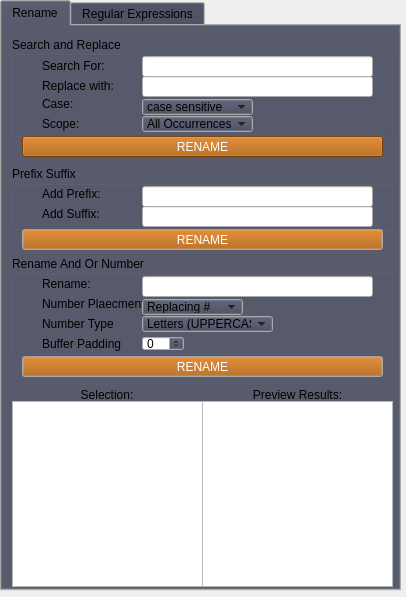
<ui version="4.0" >
 <class>MainWindow</class>
 <widget class="QMainWindow" name="MainWindow" >
  <property name="geometry" >
   <rect>
    <x>0</x>
    <y>0</y>
    <width>406</width>
    <height>597</height>
   </rect>
  </property>
  <property name="windowTitle" >
   <string>MainWindow</string>
  </property>
  <widget class="QWidget" name="centralwidget" >
   <widget class="QTabWidget" name="renameMode_tabWidget" >
    <property name="geometry" >
     <rect>
      <x>0</x>
      <y>0</y>
      <width>401</width>
      <height>591</height>
     </rect>
    </property>
    <property name="palette" >
     <palette>
      <active>
       <colorrole role="Button" >
        <brush brushstyle="SolidPattern" >
         <color alpha="255" >
          <red>65</red>
          <green>69</green>
          <blue>88</blue>
         </color>
        </brush>
       </colorrole>
      </active>
      <inactive>
       <colorrole role="Button" >
        <brush brushstyle="SolidPattern" >
         <color alpha="255" >
          <red>65</red>
          <green>69</green>
          <blue>88</blue>
         </color>
        </brush>
       </colorrole>
      </inactive>
      <disabled>
       <colorrole role="Button" >
        <brush brushstyle="SolidPattern" >
         <color alpha="255" >
          <red>65</red>
          <green>69</green>
          <blue>88</blue>
         </color>
        </brush>
       </colorrole>
      </disabled>
     </palette>
    </property>
    <property name="font" >
     <font>
      <stylestrategy>PreferDefault</stylestrategy>
     </font>
    </property>
    <property name="autoFillBackground" >
     <bool>false</bool>
    </property>
    <property name="currentIndex" >
     <number>0</number>
    </property>
    <widget class="QWidget" name="tab_2" >
     <attribute name="title" >
      <string>Rename</string>
     </attribute>
     <widget class="QPushButton" name="nameAndNumber_renameButton" >
      <property name="geometry" >
       <rect>
        <x>20</x>
        <y>330</y>
        <width>361</width>
        <height>21</height>
       </rect>
      </property>
      <property name="palette" >
       <palette>
        <active>
         <colorrole role="Button" >
          <brush brushstyle="SolidPattern" >
           <color alpha="255" >
            <red>170</red>
            <green>85</green>
            <blue>0</blue>
           </color>
          </brush>
         </colorrole>
         <colorrole role="ButtonText" >
          <brush brushstyle="SolidPattern" >
           <color alpha="255" >
            <red>255</red>
            <green>255</green>
            <blue>255</blue>
           </color>
          </brush>
         </colorrole>
        </active>
        <inactive>
         <colorrole role="Button" >
          <brush brushstyle="SolidPattern" >
           <color alpha="255" >
            <red>170</red>
            <green>85</green>
            <blue>0</blue>
           </color>
          </brush>
         </colorrole>
         <colorrole role="ButtonText" >
          <brush brushstyle="SolidPattern" >
           <color alpha="255" >
            <red>255</red>
            <green>255</green>
            <blue>255</blue>
           </color>
          </brush>
         </colorrole>
        </inactive>
        <disabled>
         <colorrole role="Button" >
          <brush brushstyle="SolidPattern" >
           <color alpha="255" >
            <red>170</red>
            <green>85</green>
            <blue>0</blue>
           </color>
          </brush>
         </colorrole>
         <colorrole role="ButtonText" >
          <brush brushstyle="SolidPattern" >
           <color alpha="255" >
            <red>189</red>
            <green>189</green>
            <blue>189</blue>
           </color>
          </brush>
         </colorrole>
        </disabled>
       </palette>
      </property>
      <property name="text" >
       <string>RENAME</string>
      </property>
     </widget>
     <widget class="QGroupBox" name="groupBox_4" >
      <property name="geometry" >
       <rect>
        <x>10</x>
        <y>360</y>
        <width>191</width>
        <height>201</height>
       </rect>
      </property>
      <property name="title" >
       <string>Selection:</string>
      </property>
      <property name="alignment" >
       <set>Qt::AlignCenter</set>
      </property>
      <widget class="QListWidget" name="nameAndNumber_selection_listWidget" >
       <property name="geometry" >
        <rect>
         <x>0</x>
         <y>15</y>
         <width>191</width>
         <height>186</height>
        </rect>
       </property>
       <property name="editTriggers" >
        <set>QAbstractItemView::NoEditTriggers</set>
       </property>
       <property name="selectionMode" >
        <enum>QAbstractItemView::NoSelection</enum>
       </property>
       <property name="selectionRectVisible" >
        <bool>false</bool>
       </property>
      </widget>
     </widget>
     <widget class="QGroupBox" name="groupBox_3" >
      <property name="geometry" >
       <rect>
        <x>200</x>
        <y>360</y>
        <width>191</width>
        <height>201</height>
       </rect>
      </property>
      <property name="title" >
       <string>Preview Results:</string>
      </property>
      <property name="alignment" >
       <set>Qt::AlignCenter</set>
      </property>
      <widget class="QListWidget" name="nameAndNumber_previewResults_listWidget" >
       <property name="geometry" >
        <rect>
         <x>0</x>
         <y>15</y>
         <width>191</width>
         <height>186</height>
        </rect>
       </property>
       <property name="selectionMode" >
        <enum>QAbstractItemView::NoSelection</enum>
       </property>
      </widget>
     </widget>
     <widget class="QGroupBox" name="searchAndReplace_groupBox" >
      <property name="geometry" >
       <rect>
        <x>10</x>
        <y>10</y>
        <width>381</width>
        <height>101</height>
       </rect>
      </property>
      <property name="title" >
       <string>Search and Replace</string>
      </property>
      <property name="alignment" >
       <set>Qt::AlignLeading|Qt::AlignLeft|Qt::AlignVCenter</set>
      </property>
      <property name="flat" >
       <bool>false</bool>
      </property>
      <property name="checkable" >
       <bool>false</bool>
      </property>
      <widget class="QLabel" name="label_11" >
       <property name="geometry" >
        <rect>
         <x>30</x>
         <y>80</y>
         <width>41</width>
         <height>16</height>
        </rect>
       </property>
       <property name="text" >
        <string>Scope:</string>
       </property>
      </widget>
      <widget class="QLabel" name="label_3" >
       <property name="geometry" >
        <rect>
         <x>30</x>
         <y>40</y>
         <width>101</width>
         <height>20</height>
        </rect>
       </property>
       <property name="text" >
        <string>Replace with:</string>
       </property>
      </widget>
      <widget class="QLabel" name="label" >
       <property name="geometry" >
        <rect>
         <x>30</x>
         <y>60</y>
         <width>46</width>
         <height>15</height>
        </rect>
       </property>
       <property name="text" >
        <string>Case:</string>
       </property>
      </widget>
      <widget class="QLabel" name="label_2" >
       <property name="geometry" >
        <rect>
         <x>30</x>
         <y>20</y>
         <width>101</width>
         <height>20</height>
        </rect>
       </property>
       <property name="text" >
        <string>Search For:</string>
       </property>
      </widget>
      <widget class="QComboBox" name="searchScope_comboBox" >
       <property name="geometry" >
        <rect>
         <x>130</x>
         <y>80</y>
         <width>111</width>
         <height>16</height>
        </rect>
       </property>
       <item>
        <property name="text" >
         <string>All Occurrences</string>
        </property>
       </item>
       <item>
        <property name="text" >
         <string>ONLY Occurrence</string>
        </property>
       </item>
       <item>
        <property name="text" >
         <string>First Occurrence</string>
        </property>
       </item>
       <item>
        <property name="text" >
         <string>Last Occurrence</string>
        </property>
       </item>
       <item>
        <property name="text" >
         <string>Starts with Occurrence</string>
        </property>
       </item>
       <item>
        <property name="text" >
         <string>Ends with Occurrence</string>
        </property>
       </item>
      </widget>
      <widget class="QComboBox" name="searchMode_comboBox" >
       <property name="geometry" >
        <rect>
         <x>130</x>
         <y>63</y>
         <width>111</width>
         <height>16</height>
        </rect>
       </property>
       <item>
        <property name="text" >
         <string>case sensitive</string>
        </property>
       </item>
       <item>
        <property name="text" >
         <string>ignore case</string>
        </property>
       </item>
      </widget>
      <widget class="QLineEdit" name="searchAndReplace_replace_lineEdit" >
       <property name="geometry" >
        <rect>
         <x>130</x>
         <y>40</y>
         <width>231</width>
         <height>21</height>
        </rect>
       </property>
      </widget>
      <widget class="QLineEdit" name="searchAndReplace_search_lineEdit" >
       <property name="geometry" >
        <rect>
         <x>130</x>
         <y>20</y>
         <width>231</width>
         <height>21</height>
        </rect>
       </property>
      </widget>
     </widget>
     <widget class="QGroupBox" name="prefixSuffix_groupBox" >
      <property name="geometry" >
       <rect>
        <x>10</x>
        <y>140</y>
        <width>381</width>
        <height>64</height>
       </rect>
      </property>
      <property name="title" >
       <string>Prefix Suffix</string>
      </property>
      <property name="checkable" >
       <bool>false</bool>
      </property>
      <widget class="QLabel" name="label_8" >
       <property name="geometry" >
        <rect>
         <x>30</x>
         <y>20</y>
         <width>61</width>
         <height>16</height>
        </rect>
       </property>
       <property name="text" >
        <string>Add Prefix:</string>
       </property>
      </widget>
      <widget class="QLabel" name="label_7" >
       <property name="geometry" >
        <rect>
         <x>30</x>
         <y>40</y>
         <width>61</width>
         <height>16</height>
        </rect>
       </property>
       <property name="text" >
        <string>Add Suffix:</string>
       </property>
      </widget>
      <widget class="QLineEdit" name="prefix_lineEdit" >
       <property name="geometry" >
        <rect>
         <x>130</x>
         <y>20</y>
         <width>231</width>
         <height>21</height>
        </rect>
       </property>
      </widget>
      <widget class="QLineEdit" name="suffix_lineEdit" >
       <property name="geometry" >
        <rect>
         <x>130</x>
         <y>40</y>
         <width>231</width>
         <height>21</height>
        </rect>
       </property>
      </widget>
      <zorder>label_8</zorder>
      <zorder>label_7</zorder>
      <zorder>suffix_lineEdit</zorder>
      <zorder>prefix_lineEdit</zorder>
     </widget>
     <widget class="QGroupBox" name="groupBox" >
      <property name="geometry" >
       <rect>
        <x>10</x>
        <y>230</y>
        <width>381</width>
        <height>101</height>
       </rect>
      </property>
      <property name="title" >
       <string>Rename And Or Number</string>
      </property>
      <property name="checkable" >
       <bool>false</bool>
      </property>
      <widget class="QLabel" name="label_4" >
       <property name="geometry" >
        <rect>
         <x>30</x>
         <y>20</y>
         <width>121</width>
         <height>16</height>
        </rect>
       </property>
       <property name="text" >
        <string>Rename:</string>
       </property>
      </widget>
      <widget class="QLineEdit" name="nameAndNumber_lineEdit" >
       <property name="geometry" >
        <rect>
         <x>130</x>
         <y>20</y>
         <width>231</width>
         <height>21</height>
        </rect>
       </property>
      </widget>
      <widget class="QLabel" name="label_5" >
       <property name="geometry" >
        <rect>
         <x>30</x>
         <y>60</y>
         <width>71</width>
         <height>16</height>
        </rect>
       </property>
       <property name="text" >
        <string>Number Type:</string>
       </property>
      </widget>
      <widget class="QComboBox" name="numberWith_comboBox" >
       <property name="geometry" >
        <rect>
         <x>130</x>
         <y>60</y>
         <width>131</width>
         <height>16</height>
        </rect>
       </property>
       <item>
        <property name="text" >
         <string>Letters (UPPERCASE)</string>
        </property>
       </item>
       <item>
        <property name="text" >
         <string>Numbers (start at 1)</string>
        </property>
       </item>
       <item>
        <property name="text" >
         <string>Numbers (start at 0)</string>
        </property>
       </item>
       <item>
        <property name="text" >
         <string>Letters (lowercase)</string>
        </property>
       </item>
      </widget>
      <widget class="QLabel" name="label_6" >
       <property name="geometry" >
        <rect>
         <x>30</x>
         <y>40</y>
         <width>101</width>
         <height>16</height>
        </rect>
       </property>
       <property name="text" >
        <string>Number Plaecment:</string>
       </property>
      </widget>
      <widget class="QComboBox" name="numberBy_comboBox" >
       <property name="geometry" >
        <rect>
         <x>130</x>
         <y>43</y>
         <width>101</width>
         <height>16</height>
        </rect>
       </property>
       <property name="frame" >
        <bool>true</bool>
       </property>
       <item>
        <property name="text" >
         <string>Replacing #</string>
        </property>
       </item>
       <item>
        <property name="text" >
         <string>Ending</string>
        </property>
       </item>
       <item>
        <property name="text" >
         <string>Beginning</string>
        </property>
       </item>
      </widget>
      <widget class="QLabel" name="label_14" >
       <property name="geometry" >
        <rect>
         <x>30</x>
         <y>80</y>
         <width>81</width>
         <height>16</height>
        </rect>
       </property>
       <property name="text" >
        <string>Buffer Padding</string>
       </property>
      </widget>
      <widget class="QSpinBox" name="buffer_spinBox" >
       <property name="geometry" >
        <rect>
         <x>130</x>
         <y>80</y>
         <width>42</width>
         <height>15</height>
        </rect>
       </property>
      </widget>
      <zorder>label_4</zorder>
      <zorder>label_5</zorder>
      <zorder>numberWith_comboBox</zorder>
      <zorder>label_6</zorder>
      <zorder>numberBy_comboBox</zorder>
      <zorder>label_14</zorder>
      <zorder>buffer_spinBox</zorder>
      <zorder>nameAndNumber_lineEdit</zorder>
     </widget>
     <widget class="QPushButton" name="prefixSuffix_renameButton" >
      <property name="geometry" >
       <rect>
        <x>20</x>
        <y>203</y>
        <width>361</width>
        <height>21</height>
       </rect>
      </property>
      <property name="palette" >
       <palette>
        <active>
         <colorrole role="WindowText" >
          <brush brushstyle="SolidPattern" >
           <color alpha="255" >
            <red>0</red>
            <green>0</green>
            <blue>0</blue>
           </color>
          </brush>
         </colorrole>
         <colorrole role="Button" >
          <brush brushstyle="SolidPattern" >
           <color alpha="255" >
            <red>170</red>
            <green>85</green>
            <blue>0</blue>
           </color>
          </brush>
         </colorrole>
         <colorrole role="ButtonText" >
          <brush brushstyle="SolidPattern" >
           <color alpha="255" >
            <red>255</red>
            <green>255</green>
            <blue>255</blue>
           </color>
          </brush>
         </colorrole>
        </active>
        <inactive>
         <colorrole role="WindowText" >
          <brush brushstyle="SolidPattern" >
           <color alpha="255" >
            <red>0</red>
            <green>0</green>
            <blue>0</blue>
           </color>
          </brush>
         </colorrole>
         <colorrole role="Button" >
          <brush brushstyle="SolidPattern" >
           <color alpha="255" >
            <red>170</red>
            <green>85</green>
            <blue>0</blue>
           </color>
          </brush>
         </colorrole>
         <colorrole role="ButtonText" >
          <brush brushstyle="SolidPattern" >
           <color alpha="255" >
            <red>255</red>
            <green>255</green>
            <blue>255</blue>
           </color>
          </brush>
         </colorrole>
        </inactive>
        <disabled>
         <colorrole role="WindowText" >
          <brush brushstyle="SolidPattern" >
           <color alpha="255" >
            <red>140</red>
            <green>139</green>
            <blue>144</blue>
           </color>
          </brush>
         </colorrole>
         <colorrole role="Button" >
          <brush brushstyle="SolidPattern" >
           <color alpha="255" >
            <red>170</red>
            <green>85</green>
            <blue>0</blue>
           </color>
          </brush>
         </colorrole>
         <colorrole role="ButtonText" >
          <brush brushstyle="SolidPattern" >
           <color alpha="255" >
            <red>189</red>
            <green>189</green>
            <blue>189</blue>
           </color>
          </brush>
         </colorrole>
        </disabled>
       </palette>
      </property>
      <property name="text" >
       <string>RENAME</string>
      </property>
     </widget>
     <widget class="QPushButton" name="searchAndReplace_renameButton" >
      <property name="geometry" >
       <rect>
        <x>20</x>
        <y>110</y>
        <width>361</width>
        <height>21</height>
       </rect>
      </property>
      <property name="palette" >
       <palette>
        <active>
         <colorrole role="WindowText" >
          <brush brushstyle="SolidPattern" >
           <color alpha="255" >
            <red>0</red>
            <green>0</green>
            <blue>0</blue>
           </color>
          </brush>
         </colorrole>
         <colorrole role="Button" >
          <brush brushstyle="SolidPattern" >
           <color alpha="255" >
            <red>170</red>
            <green>85</green>
            <blue>0</blue>
           </color>
          </brush>
         </colorrole>
         <colorrole role="Light" >
          <brush brushstyle="SolidPattern" >
           <color alpha="255" >
            <red>255</red>
            <green>128</green>
            <blue>0</blue>
           </color>
          </brush>
         </colorrole>
         <colorrole role="Midlight" >
          <brush brushstyle="SolidPattern" >
           <color alpha="255" >
            <red>212</red>
            <green>106</green>
            <blue>0</blue>
           </color>
          </brush>
         </colorrole>
         <colorrole role="Dark" >
          <brush brushstyle="SolidPattern" >
           <color alpha="255" >
            <red>85</red>
            <green>42</green>
            <blue>0</blue>
           </color>
          </brush>
         </colorrole>
         <colorrole role="Mid" >
          <brush brushstyle="SolidPattern" >
           <color alpha="255" >
            <red>113</red>
            <green>56</green>
            <blue>0</blue>
           </color>
          </brush>
         </colorrole>
         <colorrole role="Text" >
          <brush brushstyle="SolidPattern" >
           <color alpha="255" >
            <red>255</red>
            <green>255</green>
            <blue>255</blue>
           </color>
          </brush>
         </colorrole>
         <colorrole role="BrightText" >
          <brush brushstyle="SolidPattern" >
           <color alpha="255" >
            <red>255</red>
            <green>255</green>
            <blue>255</blue>
           </color>
          </brush>
         </colorrole>
         <colorrole role="ButtonText" >
          <brush brushstyle="SolidPattern" >
           <color alpha="255" >
            <red>255</red>
            <green>255</green>
            <blue>255</blue>
           </color>
          </brush>
         </colorrole>
         <colorrole role="Base" >
          <brush brushstyle="SolidPattern" >
           <color alpha="255" >
            <red>255</red>
            <green>255</green>
            <blue>255</blue>
           </color>
          </brush>
         </colorrole>
         <colorrole role="Window" >
          <brush brushstyle="SolidPattern" >
           <color alpha="255" >
            <red>170</red>
            <green>85</green>
            <blue>0</blue>
           </color>
          </brush>
         </colorrole>
         <colorrole role="Shadow" >
          <brush brushstyle="SolidPattern" >
           <color alpha="255" >
            <red>0</red>
            <green>0</green>
            <blue>0</blue>
           </color>
          </brush>
         </colorrole>
         <colorrole role="AlternateBase" >
          <brush brushstyle="SolidPattern" >
           <color alpha="255" >
            <red>212</red>
            <green>170</green>
            <blue>127</blue>
           </color>
          </brush>
         </colorrole>
         <colorrole role="ToolTipBase" >
          <brush brushstyle="SolidPattern" >
           <color alpha="255" >
            <red>255</red>
            <green>255</green>
            <blue>220</blue>
           </color>
          </brush>
         </colorrole>
         <colorrole role="ToolTipText" >
          <brush brushstyle="SolidPattern" >
           <color alpha="255" >
            <red>0</red>
            <green>0</green>
            <blue>0</blue>
           </color>
          </brush>
         </colorrole>
        </active>
        <inactive>
         <colorrole role="WindowText" >
          <brush brushstyle="SolidPattern" >
           <color alpha="255" >
            <red>0</red>
            <green>0</green>
            <blue>0</blue>
           </color>
          </brush>
         </colorrole>
         <colorrole role="Button" >
          <brush brushstyle="SolidPattern" >
           <color alpha="255" >
            <red>170</red>
            <green>85</green>
            <blue>0</blue>
           </color>
          </brush>
         </colorrole>
         <colorrole role="Light" >
          <brush brushstyle="SolidPattern" >
           <color alpha="255" >
            <red>255</red>
            <green>128</green>
            <blue>0</blue>
           </color>
          </brush>
         </colorrole>
         <colorrole role="Midlight" >
          <brush brushstyle="SolidPattern" >
           <color alpha="255" >
            <red>212</red>
            <green>106</green>
            <blue>0</blue>
           </color>
          </brush>
         </colorrole>
         <colorrole role="Dark" >
          <brush brushstyle="SolidPattern" >
           <color alpha="255" >
            <red>85</red>
            <green>42</green>
            <blue>0</blue>
           </color>
          </brush>
         </colorrole>
         <colorrole role="Mid" >
          <brush brushstyle="SolidPattern" >
           <color alpha="255" >
            <red>113</red>
            <green>56</green>
            <blue>0</blue>
           </color>
          </brush>
         </colorrole>
         <colorrole role="Text" >
          <brush brushstyle="SolidPattern" >
           <color alpha="255" >
            <red>255</red>
            <green>255</green>
            <blue>255</blue>
           </color>
          </brush>
         </colorrole>
         <colorrole role="BrightText" >
          <brush brushstyle="SolidPattern" >
           <color alpha="255" >
            <red>255</red>
            <green>255</green>
            <blue>255</blue>
           </color>
          </brush>
         </colorrole>
         <colorrole role="ButtonText" >
          <brush brushstyle="SolidPattern" >
           <color alpha="255" >
            <red>255</red>
            <green>255</green>
            <blue>255</blue>
           </color>
          </brush>
         </colorrole>
         <colorrole role="Base" >
          <brush brushstyle="SolidPattern" >
           <color alpha="255" >
            <red>255</red>
            <green>255</green>
            <blue>255</blue>
           </color>
          </brush>
         </colorrole>
         <colorrole role="Window" >
          <brush brushstyle="SolidPattern" >
           <color alpha="255" >
            <red>170</red>
            <green>85</green>
            <blue>0</blue>
           </color>
          </brush>
         </colorrole>
         <colorrole role="Shadow" >
          <brush brushstyle="SolidPattern" >
           <color alpha="255" >
            <red>0</red>
            <green>0</green>
            <blue>0</blue>
           </color>
          </brush>
         </colorrole>
         <colorrole role="AlternateBase" >
          <brush brushstyle="SolidPattern" >
           <color alpha="255" >
            <red>212</red>
            <green>170</green>
            <blue>127</blue>
           </color>
          </brush>
         </colorrole>
         <colorrole role="ToolTipBase" >
          <brush brushstyle="SolidPattern" >
           <color alpha="255" >
            <red>255</red>
            <green>255</green>
            <blue>220</blue>
           </color>
          </brush>
         </colorrole>
         <colorrole role="ToolTipText" >
          <brush brushstyle="SolidPattern" >
           <color alpha="255" >
            <red>0</red>
            <green>0</green>
            <blue>0</blue>
           </color>
          </brush>
         </colorrole>
        </inactive>
        <disabled>
         <colorrole role="WindowText" >
          <brush brushstyle="SolidPattern" >
           <color alpha="255" >
            <red>85</red>
            <green>42</green>
            <blue>0</blue>
           </color>
          </brush>
         </colorrole>
         <colorrole role="Button" >
          <brush brushstyle="SolidPattern" >
           <color alpha="255" >
            <red>170</red>
            <green>85</green>
            <blue>0</blue>
           </color>
          </brush>
         </colorrole>
         <colorrole role="Light" >
          <brush brushstyle="SolidPattern" >
           <color alpha="255" >
            <red>255</red>
            <green>128</green>
            <blue>0</blue>
           </color>
          </brush>
         </colorrole>
         <colorrole role="Midlight" >
          <brush brushstyle="SolidPattern" >
           <color alpha="255" >
            <red>212</red>
            <green>106</green>
            <blue>0</blue>
           </color>
          </brush>
         </colorrole>
         <colorrole role="Dark" >
          <brush brushstyle="SolidPattern" >
           <color alpha="255" >
            <red>85</red>
            <green>42</green>
            <blue>0</blue>
           </color>
          </brush>
         </colorrole>
         <colorrole role="Mid" >
          <brush brushstyle="SolidPattern" >
           <color alpha="255" >
            <red>113</red>
            <green>56</green>
            <blue>0</blue>
           </color>
          </brush>
         </colorrole>
         <colorrole role="Text" >
          <brush brushstyle="SolidPattern" >
           <color alpha="255" >
            <red>85</red>
            <green>42</green>
            <blue>0</blue>
           </color>
          </brush>
         </colorrole>
         <colorrole role="BrightText" >
          <brush brushstyle="SolidPattern" >
           <color alpha="255" >
            <red>255</red>
            <green>255</green>
            <blue>255</blue>
           </color>
          </brush>
         </colorrole>
         <colorrole role="ButtonText" >
          <brush brushstyle="SolidPattern" >
           <color alpha="255" >
            <red>85</red>
            <green>42</green>
            <blue>0</blue>
           </color>
          </brush>
         </colorrole>
         <colorrole role="Base" >
          <brush brushstyle="SolidPattern" >
           <color alpha="255" >
            <red>170</red>
            <green>85</green>
            <blue>0</blue>
           </color>
          </brush>
         </colorrole>
         <colorrole role="Window" >
          <brush brushstyle="SolidPattern" >
           <color alpha="255" >
            <red>170</red>
            <green>85</green>
            <blue>0</blue>
           </color>
          </brush>
         </colorrole>
         <colorrole role="Shadow" >
          <brush brushstyle="SolidPattern" >
           <color alpha="255" >
            <red>0</red>
            <green>0</green>
            <blue>0</blue>
           </color>
          </brush>
         </colorrole>
         <colorrole role="AlternateBase" >
          <brush brushstyle="SolidPattern" >
           <color alpha="255" >
            <red>170</red>
            <green>85</green>
            <blue>0</blue>
           </color>
          </brush>
         </colorrole>
         <colorrole role="ToolTipBase" >
          <brush brushstyle="SolidPattern" >
           <color alpha="255" >
            <red>255</red>
            <green>255</green>
            <blue>220</blue>
           </color>
          </brush>
         </colorrole>
         <colorrole role="ToolTipText" >
          <brush brushstyle="SolidPattern" >
           <color alpha="255" >
            <red>0</red>
            <green>0</green>
            <blue>0</blue>
           </color>
          </brush>
         </colorrole>
        </disabled>
       </palette>
      </property>
      <property name="text" >
       <string>RENAME</string>
      </property>
     </widget>
     <zorder>searchAndReplace_renameButton</zorder>
     <zorder>prefixSuffix_renameButton</zorder>
     <zorder>nameAndNumber_renameButton</zorder>
     <zorder>groupBox_4</zorder>
     <zorder>groupBox_3</zorder>
     <zorder>searchAndReplace_groupBox</zorder>
     <zorder>prefixSuffix_groupBox</zorder>
     <zorder>groupBox</zorder>
    </widget>
    <widget class="QWidget" name="tab_3" >
     <attribute name="title" >
      <string>Regular Expressions</string>
     </attribute>
     <widget class="QComboBox" name="searchMode_comboBox_2" >
      <property name="geometry" >
       <rect>
        <x>10</x>
        <y>10</y>
        <width>101</width>
        <height>21</height>
       </rect>
      </property>
      <item>
       <property name="text" >
        <string>sub</string>
       </property>
      </item>
      <item>
       <property name="text" >
        <string>findAll</string>
       </property>
      </item>
      <item>
       <property name="text" >
        <string>split</string>
       </property>
      </item>
     </widget>
     <widget class="QLineEdit" name="regex_lineEdit" >
      <property name="geometry" >
       <rect>
        <x>120</x>
        <y>10</y>
        <width>271</width>
        <height>20</height>
       </rect>
      </property>
     </widget>
     <widget class="QFrame" name="frame_3" >
      <property name="geometry" >
       <rect>
        <x>0</x>
        <y>160</y>
        <width>395</width>
        <height>151</height>
       </rect>
      </property>
      <property name="frameShape" >
       <enum>QFrame::StyledPanel</enum>
      </property>
      <property name="frameShadow" >
       <enum>QFrame::Raised</enum>
      </property>
      <widget class="QLineEdit" name="regexTest_output_lineEdit1_3" >
       <property name="geometry" >
        <rect>
         <x>180</x>
         <y>90</y>
         <width>211</width>
         <height>20</height>
        </rect>
       </property>
      </widget>
      <widget class="QLineEdit" name="regexTest_input_lineEdit1_2" >
       <property name="geometry" >
        <rect>
         <x>10</x>
         <y>60</y>
         <width>161</width>
         <height>20</height>
        </rect>
       </property>
      </widget>
      <widget class="QLabel" name="label_15" >
       <property name="geometry" >
        <rect>
         <x>15</x>
         <y>10</y>
         <width>71</width>
         <height>20</height>
        </rect>
       </property>
       <property name="text" >
        <string>Input Text:</string>
       </property>
      </widget>
      <widget class="QLabel" name="label_16" >
       <property name="geometry" >
        <rect>
         <x>180</x>
         <y>10</y>
         <width>101</width>
         <height>16</height>
        </rect>
       </property>
       <property name="text" >
        <string>Result</string>
       </property>
      </widget>
      <widget class="QLineEdit" name="regexTest_input_lineEdit1" >
       <property name="geometry" >
        <rect>
         <x>10</x>
         <y>30</y>
         <width>161</width>
         <height>20</height>
        </rect>
       </property>
      </widget>
      <widget class="QLineEdit" name="regexTest_output_lineEdit1_1" >
       <property name="geometry" >
        <rect>
         <x>180</x>
         <y>30</y>
         <width>211</width>
         <height>20</height>
        </rect>
       </property>
      </widget>
      <widget class="QLineEdit" name="regexTest_input_lineEdit1_3" >
       <property name="geometry" >
        <rect>
         <x>10</x>
         <y>90</y>
         <width>161</width>
         <height>20</height>
        </rect>
       </property>
      </widget>
      <widget class="QLineEdit" name="regexTest_input_lineEdit1_4" >
       <property name="geometry" >
        <rect>
         <x>10</x>
         <y>120</y>
         <width>161</width>
         <height>20</height>
        </rect>
       </property>
      </widget>
      <widget class="QLineEdit" name="regexTest_output_lineEdit1_2" >
       <property name="geometry" >
        <rect>
         <x>180</x>
         <y>60</y>
         <width>211</width>
         <height>20</height>
        </rect>
       </property>
      </widget>
      <widget class="QLineEdit" name="regexTest_output_lineEdit1_4" >
       <property name="geometry" >
        <rect>
         <x>180</x>
         <y>120</y>
         <width>211</width>
         <height>20</height>
        </rect>
       </property>
      </widget>
     </widget>
     <widget class="QLineEdit" name="regEx_replace_lineEdit" >
      <property name="geometry" >
       <rect>
        <x>120</x>
        <y>40</y>
        <width>271</width>
        <height>20</height>
       </rect>
      </property>
     </widget>
     <widget class="QLabel" name="label_17" >
      <property name="geometry" >
       <rect>
        <x>10</x>
        <y>40</y>
        <width>31</width>
        <height>16</height>
       </rect>
      </property>
      <property name="text" >
       <string>arg2</string>
      </property>
     </widget>
    </widget>
   </widget>
  </widget>
 </widget>
 <resources/>
 <connections/>
</ui>
